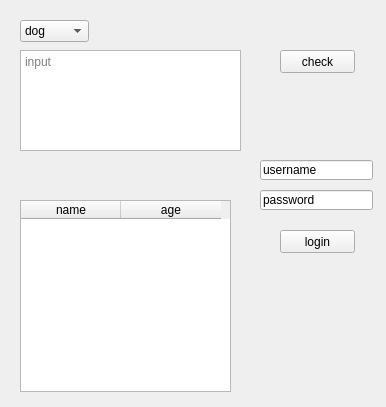
<?xml version="1.0" encoding="UTF-8"?>
<ui version="4.0">
 <class>Form</class>
 <widget class="QWidget" name="Form">
  <property name="geometry">
   <rect>
    <x>0</x>
    <y>0</y>
    <width>386</width>
    <height>407</height>
   </rect>
  </property>
  <property name="windowTitle">
   <string>Form</string>
  </property>
  <widget class="QPlainTextEdit" name="Text_info">
   <property name="geometry">
    <rect>
     <x>20</x>
     <y>50</y>
     <width>221</width>
     <height>101</height>
    </rect>
   </property>
   <property name="placeholderText">
    <string>input</string>
   </property>
  </widget>
  <widget class="QPushButton" name="button">
   <property name="geometry">
    <rect>
     <x>280</x>
     <y>50</y>
     <width>75</width>
     <height>23</height>
    </rect>
   </property>
   <property name="text">
    <string>check</string>
   </property>
  </widget>
  <widget class="QComboBox" name="comboBox">
   <property name="geometry">
    <rect>
     <x>20</x>
     <y>20</y>
     <width>69</width>
     <height>22</height>
    </rect>
   </property>
   <property name="accessibleName">
    <string/>
   </property>
   <property name="currentText">
    <string>dog</string>
   </property>
   <item>
    <property name="text">
     <string>dog</string>
    </property>
   </item>
   <item>
    <property name="text">
     <string>cat</string>
    </property>
   </item>
  </widget>
  <widget class="QTableWidget" name="sumtable">
   <property name="geometry">
    <rect>
     <x>20</x>
     <y>200</y>
     <width>211</width>
     <height>192</height>
    </rect>
   </property>
   <property name="contextMenuPolicy">
    <enum>Qt::NoContextMenu</enum>
   </property>
   <column>
    <property name="text">
     <string>name</string>
    </property>
    <property name="textAlignment">
     <set>AlignCenter</set>
    </property>
   </column>
   <column>
    <property name="text">
     <string>age</string>
    </property>
   </column>
  </widget>
  <widget class="QLineEdit" name="lineEdit">
   <property name="geometry">
    <rect>
     <x>260</x>
     <y>160</y>
     <width>113</width>
     <height>20</height>
    </rect>
   </property>
   <property name="text">
    <string>username</string>
   </property>
  </widget>
  <widget class="QLineEdit" name="lineEdit_2">
   <property name="geometry">
    <rect>
     <x>260</x>
     <y>190</y>
     <width>113</width>
     <height>20</height>
    </rect>
   </property>
   <property name="text">
    <string>password</string>
   </property>
  </widget>
  <widget class="QPushButton" name="login_Button">
   <property name="geometry">
    <rect>
     <x>280</x>
     <y>230</y>
     <width>75</width>
     <height>23</height>
    </rect>
   </property>
   <property name="text">
    <string>login</string>
   </property>
  </widget>
 </widget>
 <resources/>
 <connections/>
</ui>
